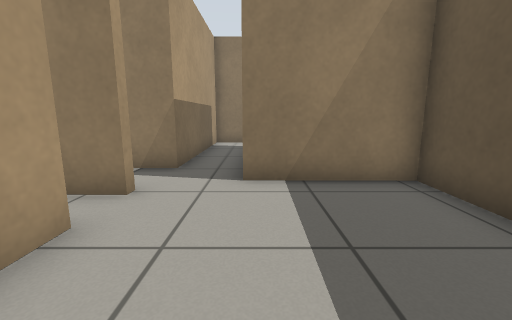
view 1 (above)

13 first-person views from a walk through a robot-simulator world made for Gazebo. The camera is 0.69 m above the floor, tilts 10° down and sees 90° across. The floor is counted in squares, 0.5 m on a side. Each view is taken from the middle of a square. On the plan, view 1 faces up. The plan holds only what a view shows up to about 13 squares ahead; the rest is blank.

view 2
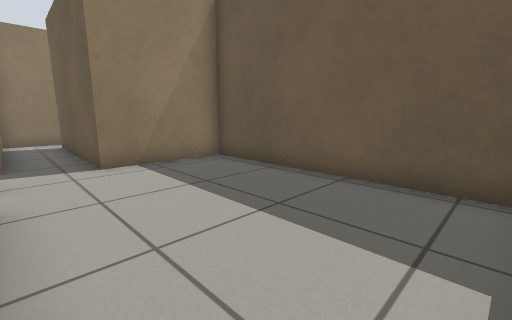

view 3
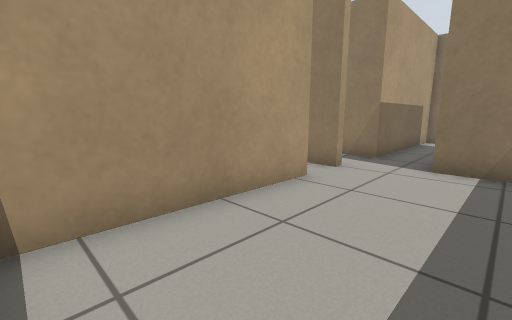

view 4
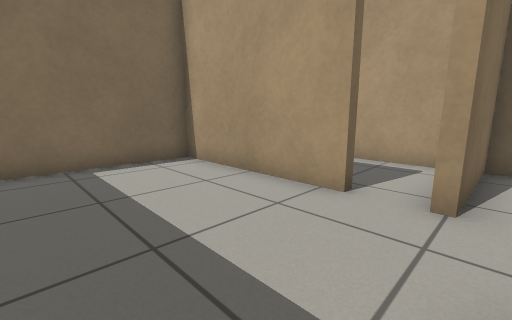

view 5
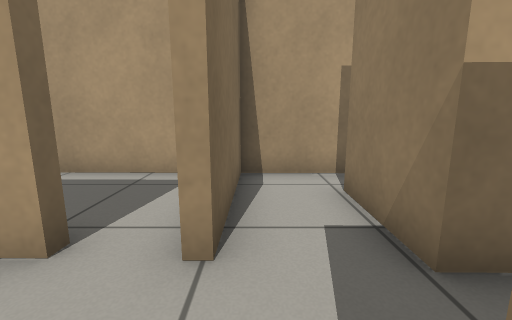

view 6
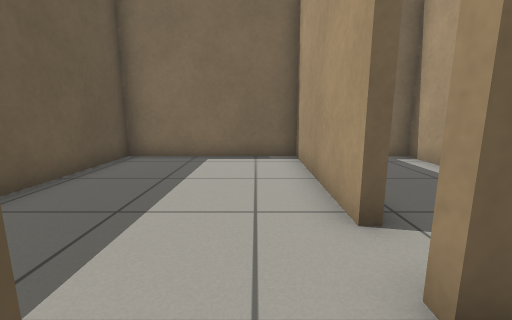

view 7
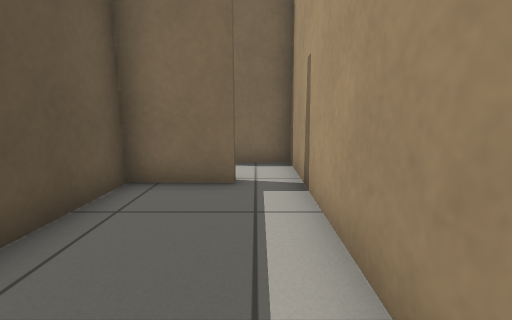

view 8
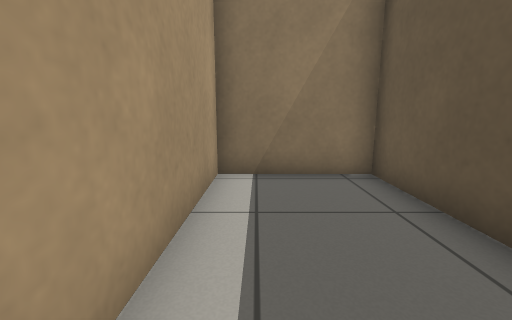

view 9
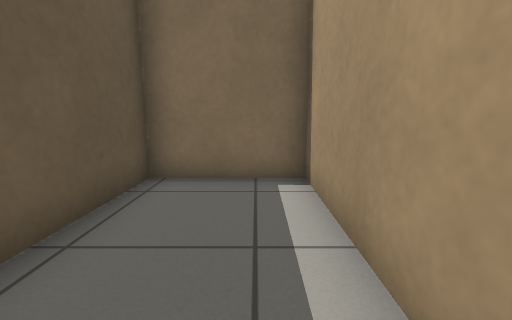

view 10
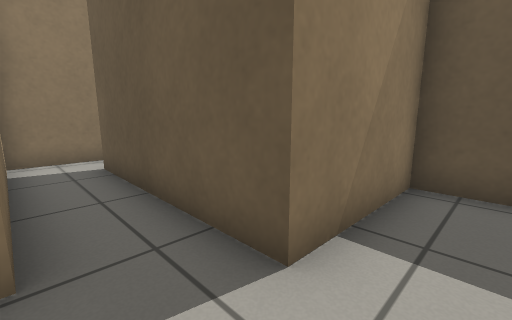

view 11
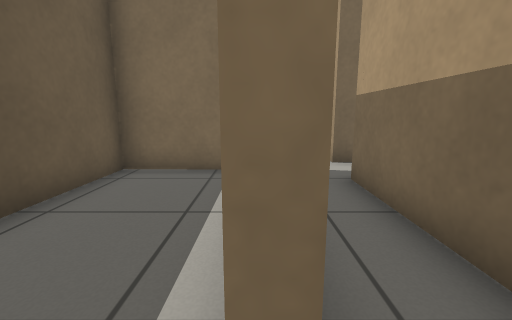

view 12
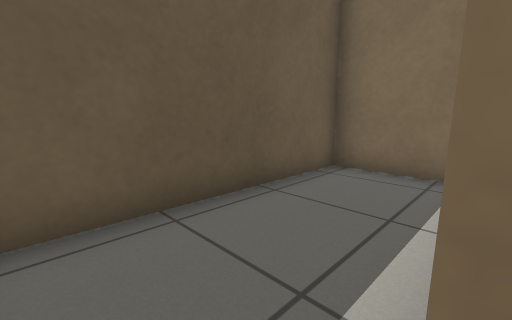

view 13
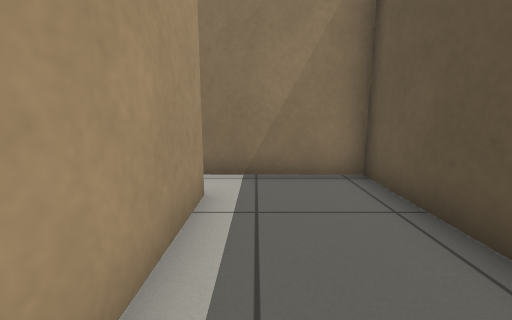

### Floor plan
Points are (right, up) in squares from view 1. A wall is a line through its corners. A room is listed if a view was taken in it or the views show most of it. See-through windows are left out.
Room 1 (views 1, 2, 3, 4, 5, 6, 10)
walls: (-2.3, 3.1) (-2.4, -2.5) (3.3, -2.6) (3.4, 5.3) (-0.3, 5.3) (-0.2, 11.4); (-2.3, 4.6) (-2.3, 4.3); (-0.6, 12.9) (-2, 12.9) (-2.1, 6.6)
ways out: opening at (-3, 3.5) to room 3; opening at (0, 12) to room 4; opening at (-3.5, 6) to room 5
Room 2 (views 7, 8)
walls: (-4.6, 6.9) (-2.4, 6.9) (-2.3, 12.9) (-5.9, 12.9) (-6, 6.6)
ways out: opening at (-5, 7) to room 5
Room 3 (view 9)
walls: (-6, 3.7) (-6.1, -2.5) (-2.7, -2.5) (-2.6, 0.8); (-2.3, 4.3) (-3.4, 4.3)
ways out: opening at (-3, 3.5) to room 1
Room 4 (views 11, 12, 13)
walls: (0.1, 11.4) (0.1, 7.8); (0.8, 5.6) (3.4, 5.6) (3.5, 12.8) (-0.6, 12.9)
ways out: opening at (0, 12) to room 1
Room 5 (no view inside)
walls: (-2.1, 6.6) (-4.6, 6.6); (-6, 6.6) (-6, 4.6) (-2.3, 4.6)
ways out: opening at (-3.5, 6) to room 1; opening at (-5, 7) to room 2

Where each view was taken, in squares from view 1:
view 1: 0 up, 0 right, facing up
view 2: 2 down, 2 left, facing up-right
view 3: 2 down, 1 right, facing up-left
view 4: 5 up, 2 right, facing down-left
view 5: 5 up, 0 right, facing left
view 6: 6 up, 1 left, facing down
view 7: 12 up, 5 left, facing down
view 8: 7 up, 5 left, facing up
view 9: 3 up, 5 left, facing down
view 10: 4 up, 2 left, facing up-right
view 11: 12 up, 0 right, facing down
view 12: 12 up, 0 right, facing down-right
view 13: 7 up, 1 right, facing up
